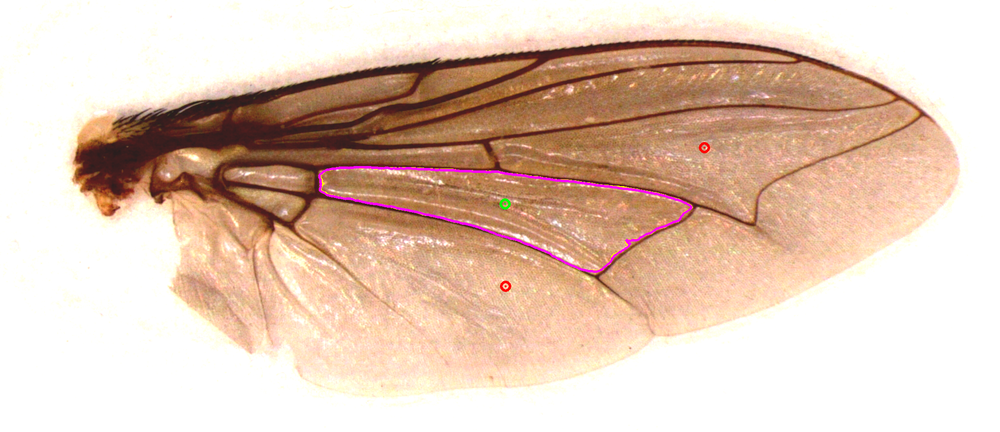
#> input picture qc_overlay_dm.png, 1000 x 432 px, shrunk from 2042 x 882 before the run; its folder holds 2 pictures in this run
$ python qc_masks.py qc_overlay_dm.png
#> lines starting #> are read from the running program, lines starting #| are printed output that depends on the picture; after the words box and inside, x2 and y2 are one past the last pixel; in counts of white or black regions, pixels touching at a corner belong together
#!/usr/bin/env python3
# --------------------------------------------------------------
# qc_masks.py — objective + visual quality control for SAM3
# segmentation runs. Runs INSIDE the segmentation container:
#
#   docker run --rm -v "$PWD:/work" -w /work \
#       --entrypoint python3 flywing-segment qc_masks.py <photo> [options]
#
# Per cell (pa2r, dm):
#   1. mask structure - number of components, solidity
#   2. prompt points  - inclusive point inside the mask, the two
#                       exclusive points outside it (needs --prompts)
#   3. IoU            - overlap with a reference contour CSV, if one
#                       exists for the sample (--known; only the
#                       bundled benchmark photo has a gold standard)
# Writes qc_overlay_<cell>.png: the photo with
#   yellow  = SAM3-produced boundary
#   magenta = reference boundary (only with --known)
#   cyan boxes = YOLOv8 detections (automatic mode)
#   green/red dots = prompt points (manual fallback)
# --------------------------------------------------------------
import argparse
import json
import os

import cv2
import numpy as np

ap = argparse.ArgumentParser(description="SAM3 mask quality control")
ap.add_argument("photo", help="the segmented wing photo")
ap.add_argument("--masks-dir", default=None,
                help="directory with mask_pa2r.png / mask_dm.png "
                     "(default: masks_<photo stem>)")
ap.add_argument("--prompts", default=None,
                help="manual points JSON (default: _prompts_<stem>.json if present)")
ap.add_argument("--detections", default=None,
                help="YOLO detection JSON; draws boxes and suppresses stale default prompts")
ap.add_argument("--known", default=None,
                help="reference contour CSV for the IoU check (optional)")
args = ap.parse_args()

photo_path = args.photo
stem = os.path.splitext(os.path.basename(photo_path))[0]
masks_dir = args.masks_dir or f"masks_{stem}"
prompts_path = args.prompts or f"_prompts_{stem}.json"
known_path = args.known

photo = cv2.imread(photo_path)
#> photo is the input picture: shape (432, 1000, 3); mean B, G, R 182.7, 199.6, 225.7
if photo is None:
    raise SystemExit(f"Could not read the photo: {photo_path}")
H, W = photo.shape[:2]
#> H = 432; W = 1000

prompts = None
if args.prompts and os.path.isfile(prompts_path):
    prompts = json.load(open(prompts_path))
elif not args.detections and os.path.isfile(prompts_path):
    prompts = json.load(open(prompts_path))
else:
    print(f"(no manual prompts file '{prompts_path}' - skipping point checks)")

detections = None
if args.detections:
    with open(args.detections) as handle:
        detections = json.load(handle).get("boxes", {})

known = None
if known_path and os.path.isfile(known_path):
    import pandas as pd
    known = pd.read_csv(known_path)
else:
    print("(no reference CSV - skipping the IoU check)")

print(f"photo: {W}x{H}; masks: {masks_dir}/")
#| photo: 1000x432; masks: masks_qc_overlay_dm/
for cell in ("pa2r", "dm"):
    mask_path = os.path.join(masks_dir, f"mask_{cell}.png")
    mask = cv2.imread(mask_path, cv2.IMREAD_GRAYSCALE)
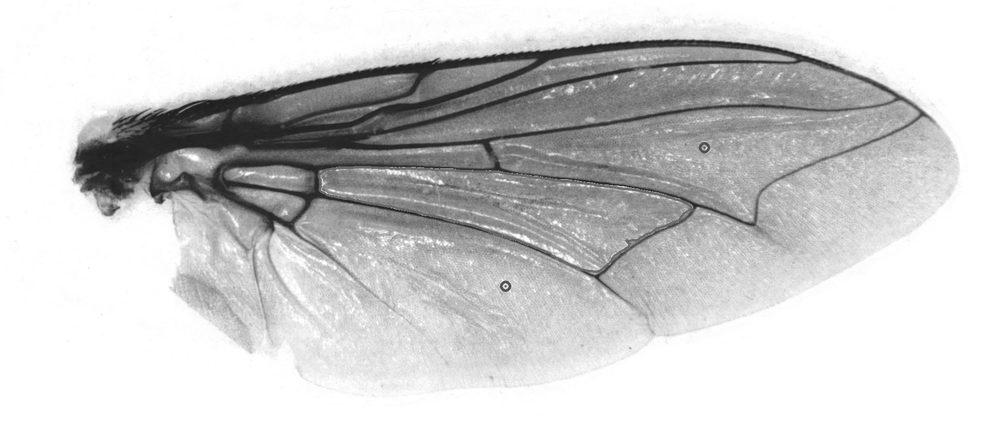
#> mask: shape (432, 1000); min 27, max 255, mean 205.2
    if mask is None:
        raise SystemExit(f"Could not read the mask: {mask_path}")
    mask = (mask > 127).astype(np.uint8)
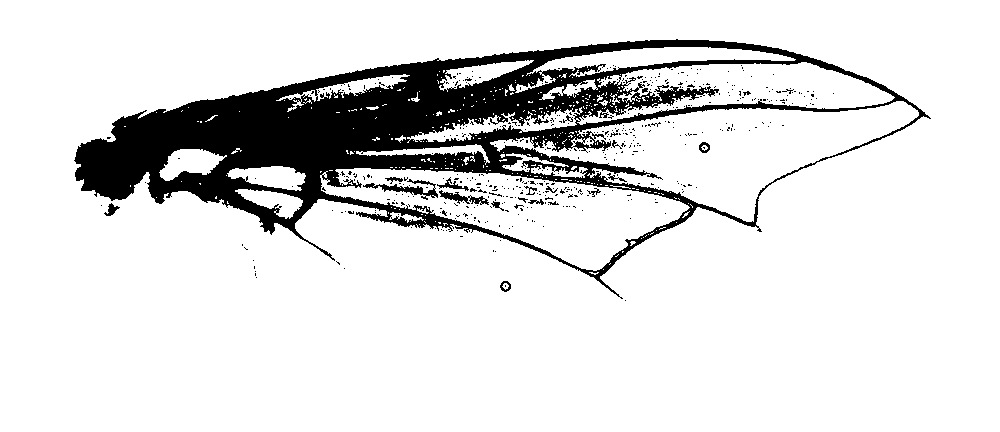
#> mask: shape (432, 1000); values 0 (black) and 1 (white), 87% white; 488 black regions (468 under 20 px)

    # ---- 1. structure ------------------------------------------------
    n_comp, labels, stats, _ = cv2.connectedComponentsWithStats(mask)
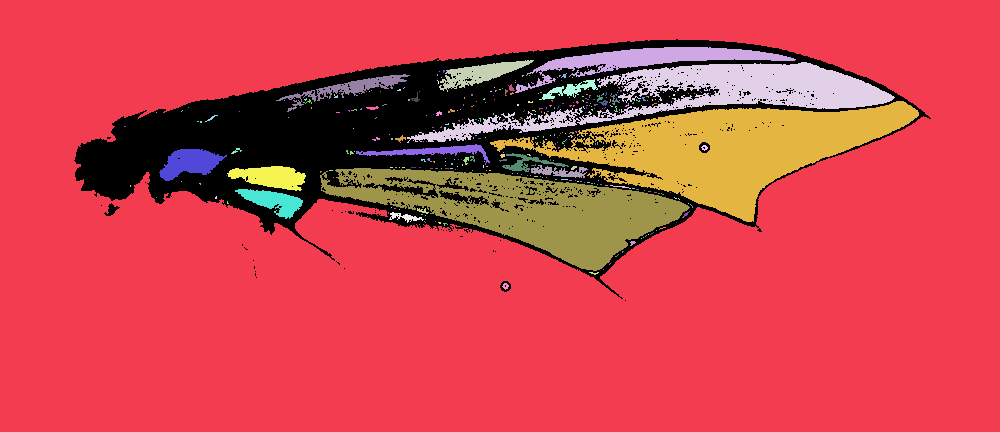
#> labels: shape (432, 1000) int32; 341 distinct labels, from 0 to 340; one colour per label, 0 black
#> n_comp = 341; stats = 341 rows, first 6: [74, 39, 857, 262, 56291], [0, 0, 1000, 432, 314915], [515, 47, 281, 46, 3513], [439, 60, 95, 32, 1197], [407, 62, 488, 81, 11176], [588, 69, 1, 1, 1]
    comps = n_comp - 1
#> comps = 340
    biggest = int(stats[1:, cv2.CC_STAT_AREA].max()) if comps else 0
#> biggest = 314915
    fill = biggest / mask.sum() if mask.sum() else 0
#> fill = 0.838
    x, y, w, h = stats[1, cv2.CC_STAT_LEFT:cv2.CC_STAT_LEFT + 4]
#> x = 0; y = 0; w = 1000; h = 432
    contours, _ = cv2.findContours(mask, cv2.RETR_EXTERNAL,
                                   cv2.CHAIN_APPROX_NONE)
#> contours = 1 contour; box (x1, y1, x2, y2) and area: (0, 0, 1000, 432) 430569
    c = max(contours, key=cv2.contourArea)
#> c = contour of 2860 points, box (x1, y1, x2, y2) (0, 0, 1000, 432), area 430569
    solidity = cv2.contourArea(c) / max(cv2.contourArea(cv2.convexHull(c)), 1e-9)
#> solidity = 1

    verdict = []
    if fill > 0.99 and biggest > 1000:
        verdict.append("single blob OK")
    else:
        verdict.append(f"WARNING: largest blob only {100*fill:.1f}% of mask")
    if solidity < 0.5:
        verdict.append(f"WARNING: low solidity {solidity:.3f} (ragged mask?)")

    # ---- 2. prompt-point containment ---------------------------------
    inside = []
    if prompts and cell in prompts:
        pts = prompts[cell]["points"]
        inside = [bool(mask[int(py), int(px)]) for px, py in pts]
        ok = inside and inside[0] and not any(inside[1:])
        verdict.append("prompt points OK" if ok
                       else "WARNING: prompt points misplaced")

    # ---- 3. IoU vs reference --------------------------------------------
    iou = None
    poly_img = None
    if known is not None:
        kx = known[f"{cell}_x"].to_numpy()
        ky = -known[f"{cell}_y"].to_numpy()          # undo the notebook y-flip
        poly = np.stack([kx[~np.isnan(kx)], ky[~np.isnan(kx)]],
                        axis=1).astype(np.int32).reshape(-1, 1, 2)
        ref_mask = np.zeros((H, W), np.uint8)
        cv2.fillPoly(ref_mask, [poly], 1)
        inter = np.logical_and(mask, ref_mask).sum()
        union = np.logical_or(mask, ref_mask).sum()
        iou = inter / union if union else 0.0
        if iou >= 0.90:
            verdict.append(f"IoU {iou:.3f} - excellent")
        elif iou >= 0.75:
            verdict.append(f"IoU {iou:.3f} - acceptable")
        else:
            verdict.append(f"IoU {iou:.3f} - INVESTIGATE")

    # ---- overlay ----------------------------------------------------------
    ov = photo.copy()
    detection = detections.get(cell) if detections else None
    if detection:
        x1, y1, x2, y2 = [int(round(v)) for v in detection["xyxy"]]
        cv2.rectangle(ov, (x1, y1), (x2, y2), (255, 255, 0), 3)  # YOLO: cyan
        cv2.putText(ov, f"YOLO {cell} {detection['confidence']:.2f}",
                    (x1, max(20, y1 - 8)), cv2.FONT_HERSHEY_SIMPLEX,
                    0.65, (255, 255, 0), 2)
    cv2.drawContours(ov, c, -1, (0, 255, 255), 3)              # produced: yellow
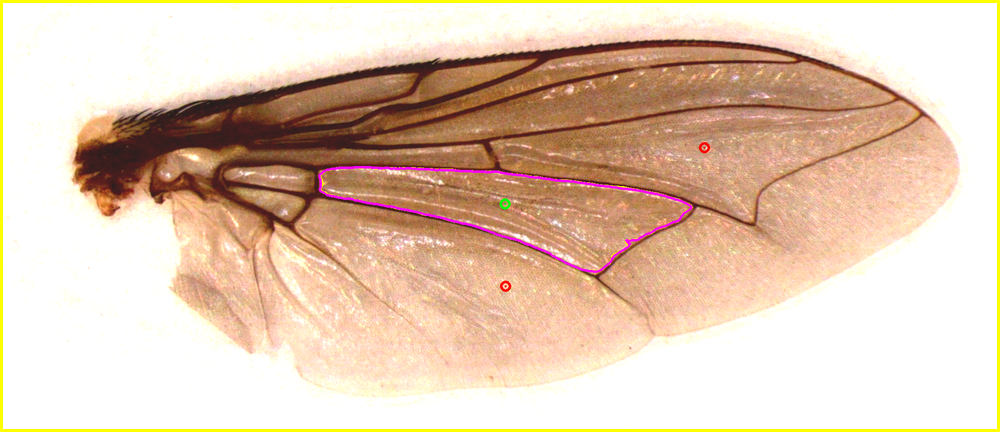
#> ov: shape (432, 1000, 3); 1.98% of pixels changed, all inside (x1, y1, x2, y2) = (0, 0, 1000, 432)
    if known is not None:
        cv2.polylines(ov, [poly], True, (255, 0, 255), 3)      # reference: magenta
    if prompts and cell in prompts:
        for (px, py), lab in zip(prompts[cell]["points"],
                                 prompts[cell]["labels"]):
            color = (0, 255, 0) if lab == 1 else (0, 0, 255)
            cv2.circle(ov, (int(px), int(py)), 9, color, 3)
            cv2.circle(ov, (int(px), int(py)), 2, color, -1)
    out = f"qc_overlay_{cell}.png"
    cv2.imwrite(out, ov)

    print(f"\n--- {cell} ---")
    print(f"  components   : {comps} (largest {biggest} px, {100*fill:.1f}% of mask)")
#|   components   : 340 (largest 314915 px, 83.8% of mask)
    print(f"  bounding box : x={x} y={y} w={w} h={h}")
#|   bounding box : x=0 y=0 w=1000 h=432
    if detection:
        print(f"  YOLO box     : {detection['xyxy']} "
              f"(confidence {detection['confidence']:.4f})")
    print(f"  solidity     : {solidity:.3f}")
#|   solidity     : 1.000
    if inside:
        print(f"  points inside: {inside}")
    if iou is not None:
        print(f"  IoU          : {iou:.3f}")
    print(f"  {'; '.join(verdict)}")
#|   WARNING: largest blob only 83.8% of mask
    print(f"  overlay      : {out}")

print("\nOpen the qc_overlay_*.png files and compare with the photo:"
      " the yellow line should trace the cell cleanly.")
